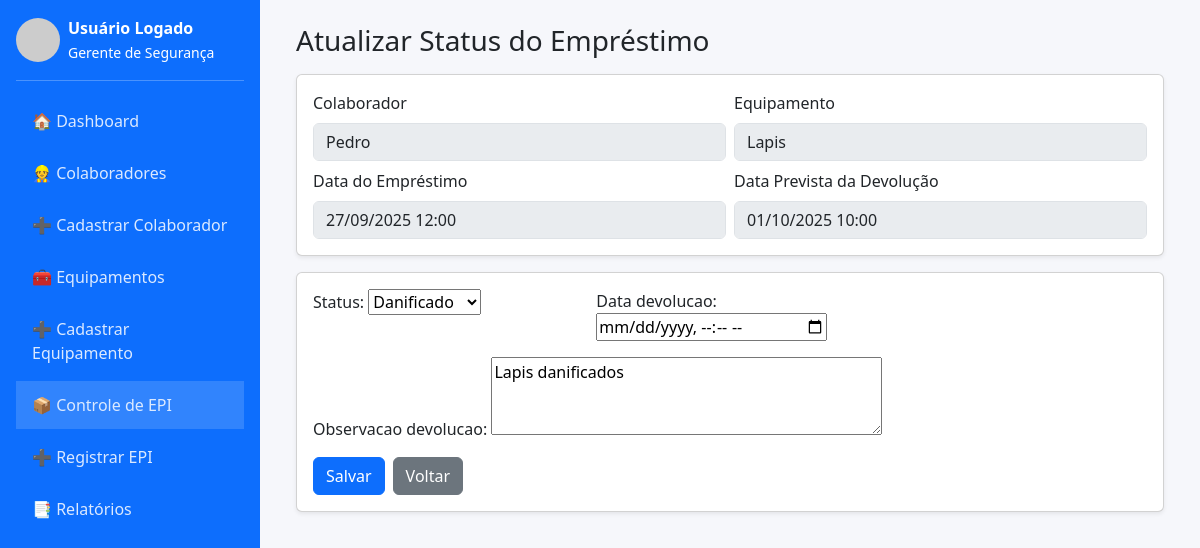
The app's page /epi/4/status/ with its own data.
### core/models.py (models this page shows, shortened)
class EPIControle(models.Model):
    colaborador = models.ForeignKey(Colaborador, on_delete=models.CASCADE, related_name='epis')
    equipamento = models.ForeignKey(Equipamento, on_delete=models.CASCADE, related_name='movimentos')
    data_entrega = models.DateTimeField(default=timezone.now)
    data_prevista_devolucao = models.DateTimeField()
    data_devolucao = models.DateTimeField(null=True, blank=True)
    status = models.CharField(max_length=20, choices=EPIStatus.choices, default=EPIStatus.EMPRESTADO)
    observacao = models.TextField(blank=True)
    observacao_devolucao = models.TextField(blank=True)

class Colaborador(models.Model):
    nome = models.CharField(max_length=200)
    matricula = models.CharField(max_length=50, unique=True)
    cargo = models.CharField(max_length=100, blank=True)

class Equipamento(models.Model):
    nome = models.CharField(max_length=200)
    codigo = models.CharField(max_length=50, unique=True)
    descricao = models.TextField(blank=True)
    quantidade_total = models.PositiveIntegerField(default=1)

### core/views.py (the view)
# urls.py: path('epi/<int:pk>/status/', views.epi_status_update, name='epi_status_update'),
def epi_status_update(request, pk):
    epi = get_object_or_404(EPIControle, pk=pk)
    class StatusForm(EPIControleForm):
        class Meta(EPIControleForm.Meta):
            fields = ['status', 'data_devolucao', 'observacao_devolucao']
    if request.method == 'POST':
        form = StatusForm(request.POST, instance=epi)
        if form.is_valid():
            try:
                form.save()
                messages.success(request, 'Status do empréstimo atualizado com sucesso.')
                return redirect('core:relatorios')
            except Exception as e:
                messages.error(request, f'Falha ao atualizar: {e}')
    else:
        form = StatusForm(instance=epi)
    ctx = {
        'form': form,
        'epi': epi,
        'titulo': 'Atualizar Status do Empréstimo'
    }
    return render(request, 'core/epi_status_update.html', ctx)

### core/views.py
    class StatusForm(EPIControleForm):
        class Meta(EPIControleForm.Meta):
            fields = ['status', 'data_devolucao', 'observacao_devolucao']

### core/templates/core/epi_status_update.html (shortened to what this page needs)
{% extends 'core/base.html' %}
{% block content %}
<div class="container">
  <h3 class="mb-3">{{ titulo }}</h3>
  <div class="card p-3 shadow-sm mb-3">
    <div class="row g-2">
      <div class="col-md-6"><label class="form-label">Colaborador</label><input class="form-control" value="{{ epi.colaborador.nome }}" disabled></div>
      <div class="col-md-6"><label class="form-label">Equipamento</label><input class="form-control" value="{{ epi.equipamento.nome }}" disabled></div>
      <div class="col-md-6"><label class="form-label">Data do Empréstimo</label><input class="form-control" value="{{ epi.data_entrega|date:'d/m/Y H:i' }}" disabled></div>
      <div class="col-md-6"><label class="form-label">Data Prevista da Devolução</label><input class="form-control" value="{{ epi.data_prevista_devolucao|date:'d/m/Y H:i' }}" disabled></div>
    </div>
  </div>
  <form method="post" class="card p-3 shadow-sm">{% csrf_token %}
    <div class="row g-3">
      <div class="col-md-4">{{ form.status.label_tag }} {{ form.status }}</div>
      <div class="col-md-4">{{ form.data_devolucao.label_tag }} {{ form.data_devolucao }}</div>
      <div class="col-12">{{ form.observacao_devolucao.label_tag }} {{ form.observacao_devolucao }}</div>
    </div>
    <div class="mt-3 d-flex gap-2">
      <button class="btn btn-primary" type="submit">Salvar</button>
      <a class="btn btn-secondary" href="{% url 'core:relatorios' %}">Voltar</a>
    </div>
  </form>
</div>
{% endblock %}

### core/templates/core/base.html (style rules this page uses)
body { background: #f6f7fb; }

### records on screen
EPIControle: colaborador.nome "Pedro", equipamento.nome "Lapis", data_entrega "27/09/2025 12:00", data_prevista_devolucao "01/10/2025 10:00", status "Danificado", observacao_devolucao "Lapis danificados"

### other values on screen
{{ titulo }} "Atualizar Status do Empréstimo"
